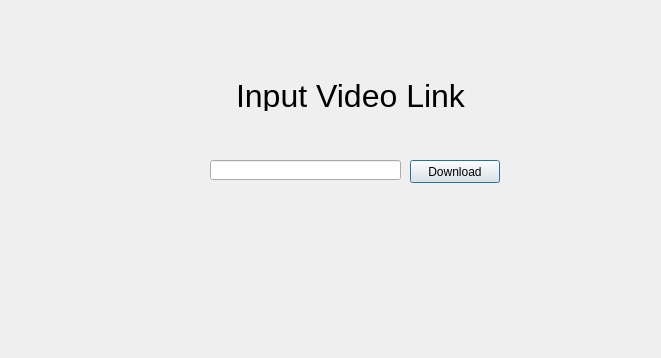
<?xml version="1.0" encoding="UTF-8"?>
<ui version="4.0">
 <class>Dialog</class>
 <widget class="QDialog" name="Dialog">
  <property name="geometry">
   <rect>
    <x>0</x>
    <y>0</y>
    <width>661</width>
    <height>358</height>
   </rect>
  </property>
  <property name="cursor">
   <cursorShape>ArrowCursor</cursorShape>
  </property>
  <property name="mouseTracking">
   <bool>false</bool>
  </property>
  <property name="tabletTracking">
   <bool>false</bool>
  </property>
  <property name="windowTitle">
   <string>Dialog</string>
  </property>
  <widget class="QLabel" name="label">
   <property name="geometry">
    <rect>
     <x>220</x>
     <y>80</y>
     <width>261</width>
     <height>31</height>
    </rect>
   </property>
   <property name="styleSheet">
    <string notr="true">font: 32px;</string>
   </property>
   <property name="text">
    <string>Input Video Link</string>
   </property>
   <property name="alignment">
    <set>Qt::AlignCenter</set>
   </property>
  </widget>
  <widget class="QLineEdit" name="link">
   <property name="geometry">
    <rect>
     <x>210</x>
     <y>160</y>
     <width>191</width>
     <height>20</height>
    </rect>
   </property>
  </widget>
  <widget class="QPushButton" name="download_btn">
   <property name="geometry">
    <rect>
     <x>410</x>
     <y>160</y>
     <width>90</width>
     <height>23</height>
    </rect>
   </property>
   <property name="text">
    <string>Download</string>
   </property>
  </widget>
  <widget class="QLabel" name="console">
   <property name="geometry">
    <rect>
     <x>220</x>
     <y>210</y>
     <width>251</width>
     <height>31</height>
    </rect>
   </property>
   <property name="styleSheet">
    <string notr="true">font: 16px;</string>
   </property>
   <property name="text">
    <string/>
   </property>
   <property name="alignment">
    <set>Qt::AlignCenter</set>
   </property>
  </widget>
 </widget>
 <resources/>
 <connections/>
</ui>
